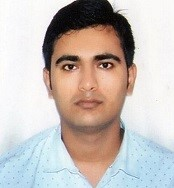
#> input picture x.jpg, 174 x 188 px
$ jupyter execute opencvamanjain.ipynb
#> lines starting #> are read from the running program, lines starting #| are printed output that depends on the picture; after the words box and inside, x2 and y2 are one past the last pixel; in counts of white or black regions, pixels touching at a corner belong together
[cell 1]
import cv2
import numpy as np
import matplotlib.pyplot as plt

[cell 2]
def read_file(filename):
#> called with filename = 'x.jpg'
    img=cv2.imread(filename)
#> img is the input picture: shape (188, 174, 3); mean B, G, R 185.5, 190.1, 198.8
    img=cv2.cvtColor(img, cv2.COLOR_BGR2RGB)
    plt.imshow(img)
    plt.show()
    return img

[cell 3]
filename = "x.jpg"
img=read_file(filename)

[cell 4]
def edge_mask(img, line_size, blur_value):
    """
    input: Input Image
    Output: Edges of Images
    """
#> called with line_size = 9, blur_value = 9
    gray = cv2.cvtColor(img, cv2.COLOR_RGB2GRAY)
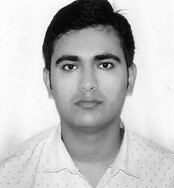
#> gray: shape (188, 174); min 0, max 255, mean 192.2
    gray_blur = cv2.medianBlur(gray,blur_value)
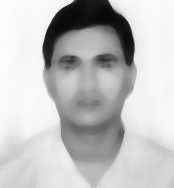
#> gray_blur: shape (188, 174); min 9, max 253, mean 193.3

    edges = cv2.adaptiveThreshold(gray_blur, 255, cv2.ADAPTIVE_THRESH_MEAN_C, cv2.THRESH_BINARY, line_size, blur_value)
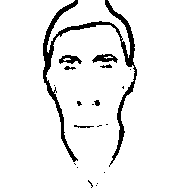
#> edges: shape (188, 174); 92.8% white; 20 black regions (13 under 20 px), largest, box (x1, y1, x2, y2) and area: (43, 0, 137, 167) 1926, (92, 54, 118, 63) 139, (59, 55, 82, 64) 122

    return edges

[cell 5]
line_size, blur_value = 9,9
edges = edge_mask(img, line_size, blur_value)

plt.imshow(edges, cmap = "binary")
plt.show()

[cell 6]
def color_quantization(img, k):
#> called with k = 5
    data = np.float32(img).reshape((-1,3))
    criteria = (cv2.TERM_CRITERIA_EPS+ cv2.TERM_CRITERIA_MAX_ITER, 20, 0.001)
    ret , label , center = cv2.kmeans(data, k, None, criteria, 10 ,cv2.KMEANS_RANDOM_CENTERS)
#> ret = 17721186.3; center = [[194.2, 221.1, 234.6], [217.2, 166.9, 137.9], [165.4, 119.8, 97.38], [244.9, 245.4, 245.6], [30.52, 23.25, 21.73]]
    center = np.uint8(center)
#> center = [[194, 221, 234], [217, 166, 137], [165, 119, 97], [244, 245, 245], [30, 23, 21]]
    result = center[label.flatten()]
    result = result.reshape(img.shape)
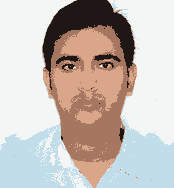
#> result: shape (188, 174, 3); mean R, G, B 198.3, 189.7, 184.9

    return result

[cell 7]
img_quantiz = color_quantization(img , k=5)

plt.imshow(img)
plt.show()

[cell 8]
blurred = cv2.bilateralFilter(img, d=2, sigmaColor= 200, sigmaSpace= 400)
plt.imshow(blurred)
plt.show()

[cell 9]
def cartoon():
    c=cv2.bitwise_and(blurred, blurred, mask= edges)
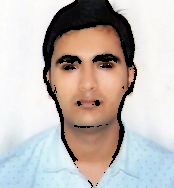
#> c: shape (188, 174, 3); mean R, G, B 192.3, 184.9, 180.7
    plt.imshow(c)
    plt.title("Cart")
    plt.show()

$ run again, with virat.jpg copied over x.jpg
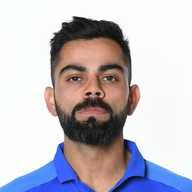
#> input picture virat.jpg, 192 x 192 px
#> in read_file, img is the input picture: shape (192, 192, 3); mean B, G, R 195.9, 187.7, 192.4
#> in edge_mask, `edges = cv2.adaptiveThreshold(gray_blur, 255, cv2.ADAPTIVE_THRESH_MEAN..`:
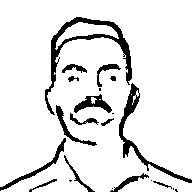
#> edges: shape (192, 192); 89.7% white; 22 black regions (7 under 20 px), largest, box (x1, y1, x2, y2) and area: (45, 17, 132, 115) 1237, (119, 83, 192, 183) 779, (0, 138, 66, 191) 340
#> in color_quantization, `ret , label , center = cv2.kmeans(data, k, None, criteria, 10 ,cv2.KME..`: ret = 22739447.1; center = [[44.06, 38.52, 39.46], [251.5, 252.6, 252.4], [133.5, 100.2, 87.89], [197, 150.8, 132.2], [66.99, 109.4, 230.8]]
#> in color_quantization, `center = np.uint8(center)`: center = [[44, 38, 39], [251, 252, 252], [133, 100, 87], [197, 150, 132], [66, 109, 230]]
#> in cartoon, `c=cv2.bitwise_and(blurred, blurred, mask= edges)`:
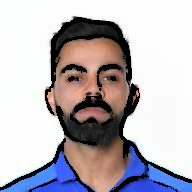
#> c: shape (192, 192, 3); mean R, G, B 184.6, 180, 186.1

$ run again, with abc.jpeg copied over x.jpg
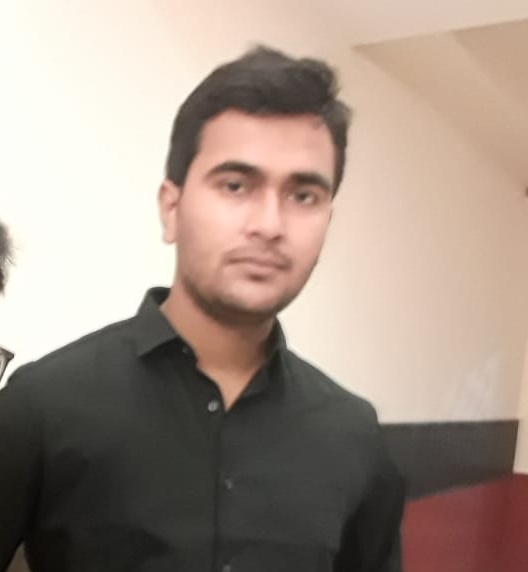
#> input picture abc.jpeg, 528 x 572 px
#> in read_file, img is the input picture: shape (572, 528, 3); mean B, G, R 136, 147.1, 163.4
#> in edge_mask, `edges = cv2.adaptiveThreshold(gray_blur, 255, cv2.ADAPTIVE_THRESH_MEAN..`:
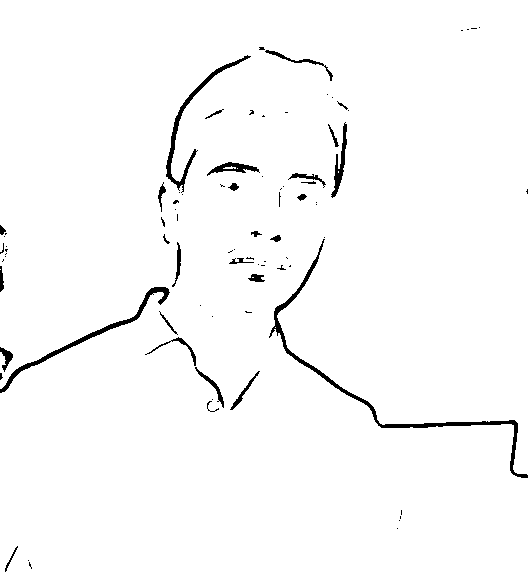
#> edges: shape (572, 528); 97.9% white; 83 black regions (54 under 20 px), largest, box (x1, y1, x2, y2) and area: (269, 239, 528, 478) 1712, (0, 287, 170, 393) 974, (166, 55, 251, 193) 876
#> in color_quantization, `ret , label , center = cv2.kmeans(data, k, None, criteria, 10 ,cv2.KME..`: ret = 168971618.8; center = [[45.62, 44.98, 41.78], [92.55, 73.69, 67.74], [252.7, 248.7, 238.2], [198.3, 162.2, 141.8], [226.3, 198.6, 181.2]]
#> in color_quantization, `center = np.uint8(center)`: center = [[45, 44, 41], [92, 73, 67], [252, 248, 238], [198, 162, 141], [226, 198, 181]]
#> in cartoon, `c=cv2.bitwise_and(blurred, blurred, mask= edges)`:
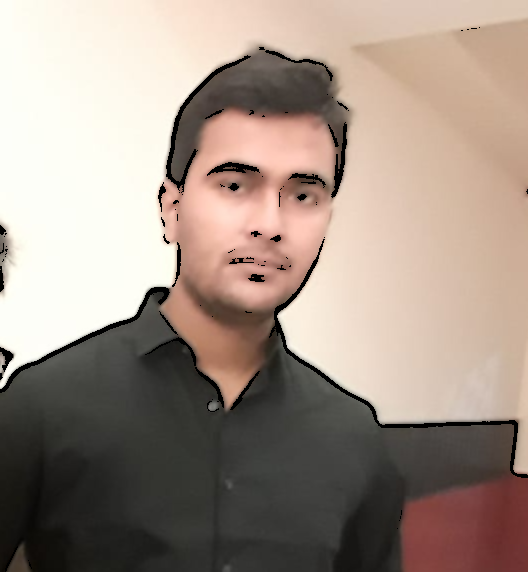
#> c: shape (572, 528, 3); mean R, G, B 161.1, 145.1, 134.2
